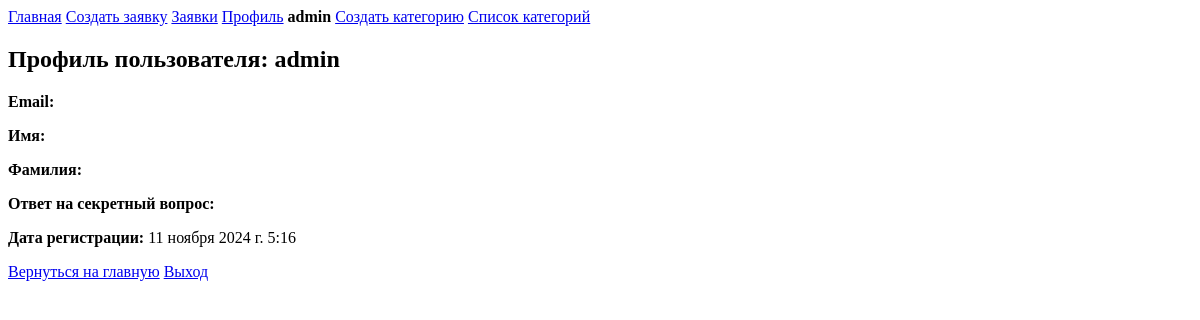
Before: /Design.Pro/profile/ (signed in) with the older database file.
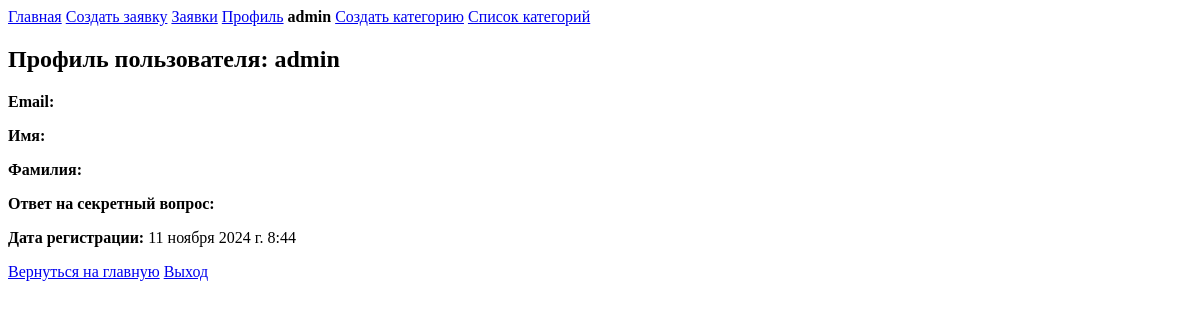
After: the same page with the newer database file.
### main/models.py (models this page shows, shortened)
class CustomUser(AbstractUser):
    security_question = models.CharField(max_length=255, blank=True)
    security_answer = models.CharField(max_length=255, blank=True)
    login_count = models.IntegerField(default=0)
    last_login_date = models.DateTimeField(auto_now_add=True, null=True, blank=True)

### main/views.py (the view)
# urls.py: path('profile/', views.profile, name='profile'),
@login_required
def profile(request):
    return render(request, 'main/user_profile.html', {'user': request.user})

### main/templates/main/user_profile.html
{% extends 'basic.html' %}
{% block content %}
  <h2>Профиль пользователя: {{ user.username }}</h2>
  <p><strong>Email:</strong> {{ user.email }}</p>
  <p><strong>Имя:</strong> {{ user.first_name }}</p>
  <p><strong>Фамилия:</strong> {{ user.last_name }}</p>
  <p><strong>Ответ на секретный вопрос:</strong> {{ user.security_answer }}</p>
  <p><strong>Дата регистрации:</strong> {{ user.date_joined }}</p>
  <a href="{% url 'home' %}">Вернуться на главную</a>
  <a href="{% url 'logout' %}">Выход</a>
{% endblock %}

### main/templates/basic.html (shortened to what this page needs)
<!doctype html>
<html lang="ru">
<head>
    {% load static %}
</head>
<body>
<header>
    <a href="{% url 'home' %}">Главная</a>
    <a href="{% url 'create_application' %}">Создать заявку</a>
    <a href="{% url 'application_list' %}">Заявки</a>
    <a href="{% url 'profile' %}">Профиль</a>
    {% if user.is_staff %}
        <strong>{{ user.username }}</strong>
        <a href="{% url 'create_category' %}">Создать категорию</a>
        <a href="{% url 'category_list' %}">Список категорий</a>
    {% endif %}
</header>
<main>
    {% block content%}
    {% endblock%}
</main>
</body>
</html>

Changed rows visible on the page:
changed CustomUser "admin": date_joined "11 ноября 2024 г. 5:16" → "11 ноября 2024 г. 8:44"
